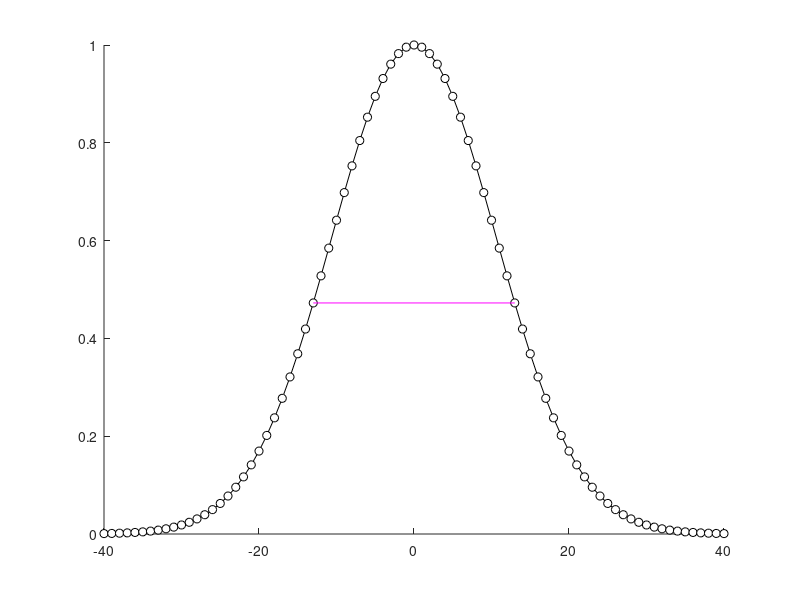
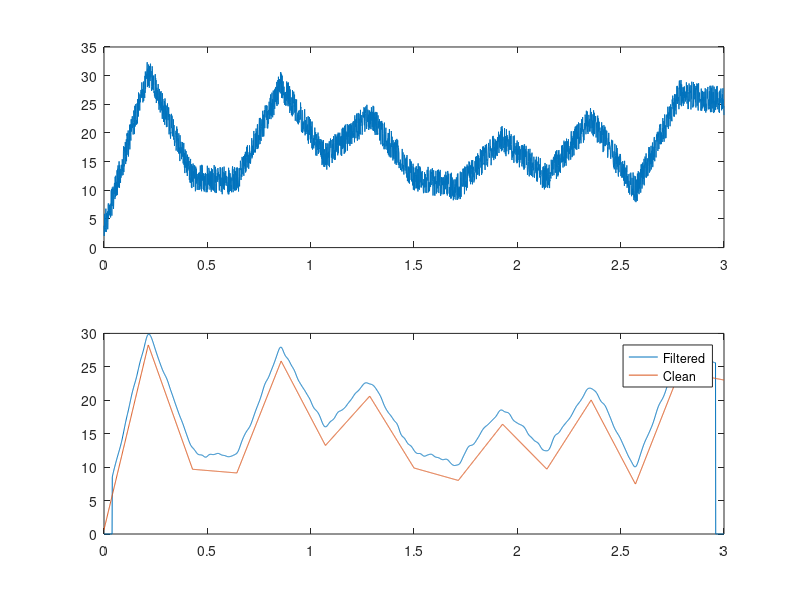

MATLAB code to generate these figures, in order:
%%
%     Signal Processing problems
%     Time Series Denoising
%%

clear all;
close all;
clc;

% generating the signal
srate = 1000;
time = 0:1/srate:3;
n = length(time);
p = 15; % 15 points to interpolate

noiseamp = 5;

amp1 = interp1(rand(p,1)*30,linspace(1,p,n));
noise = noiseamp*rand(size(time));
signal = amp1+noise;

% Gaussian kernel generation

fwhm = 25; % omega

k = 40;
gtime = 1000*(-k:k)/srate;

gaussian_window = exp(-(4*log(2)*gtime.^2/fwhm^2));

% compute empirical FWHM
prePeakHalf = k+dsearchn(gaussian_window(k+1:end)',.5);
postPeakHalf = dsearchn(gaussian_window(1:k)',.5);

empFWHN = gtime(prePeakHalf)-gtime(postPeakHalf);

figure(1)
hold on;
plot(gtime,gaussian_window,'ko-','markerfacecolor','w');
plot(gtime([prePeakHalf postPeakHalf]),gaussian_window([prePeakHalf postPeakHalf]),'m');
hold off;

% normalising Gaussian window to contain unit energy
gaussian_window = gaussian_window/sum(gaussian_window);

filtered_signal = zeros(1,length(time));
for i=k+1:n-k-1
    filtered_signal(i) = sum(signal(i-k:i+k).*gaussian_window);
end

figure(2);
subplot(211);
plot(time,signal);
subplot(212);
plot(time,filtered_signal);
hold on;
plot(time,amp1);
legend("Filtered","Clean    ");